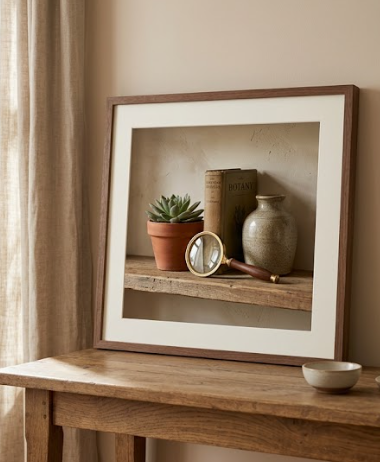
#> input picture image1.png, 380 x 462 px, found by its file name
$ python Imgsub.py
#> lines starting #> are read from the running program, lines starting #| are printed output that depends on the picture
import cv2
import numpy as np


image1 = cv2.imread(r"C:\Users\femia\Desktop\python_game_dev\Opencv\Homework\image1.png" , 1)
#> image1 is the input picture: shape (462, 380, 3); mean B, G, R 104.7, 127.5, 150.5
cv2.imshow("object", image1)
img2 = cv2.imread(r"C:\Users\femia\Desktop\python_game_dev\Opencv\Homework\image2.png" , 1)
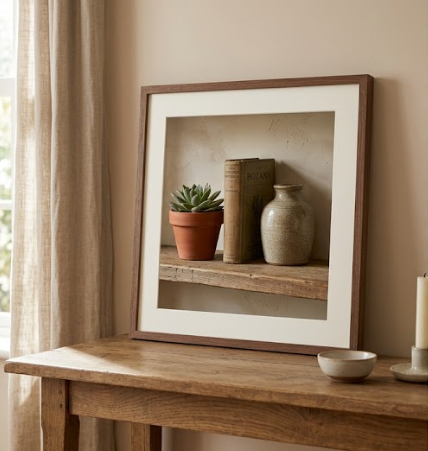
#> input picture image2.png, 428 x 451 px, found by its file name
#> img2 is the input picture: shape (451, 428, 3); mean B, G, R 107.3, 130.5, 153.5
cv2.imshow("no object", img2)
shape = cv2.imread(r"C:\Users\femia\Desktop\python_game_dev\Opencv\Homework\shape.png"  ,  1)
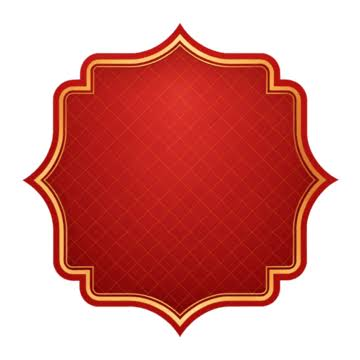
#> input picture shape.png, 360 x 360 px, found by its file name
#> shape is the input picture: shape (360, 360, 3); mean B, G, R 141.3, 146.3, 216.7
cv2.imshow("shape", shape)
image2 = cv2.resize(img2,(380,462))
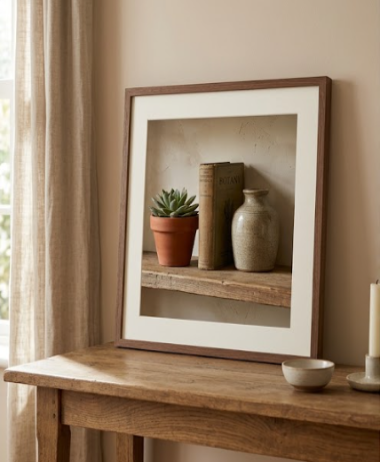
#> image2: shape (462, 380, 3); mean B, G, R 107.2, 130.4, 153.4
cv2.imshow("without",image2)
cv2.waitKey(0)

subres = cv2.subtract(image2,image1)
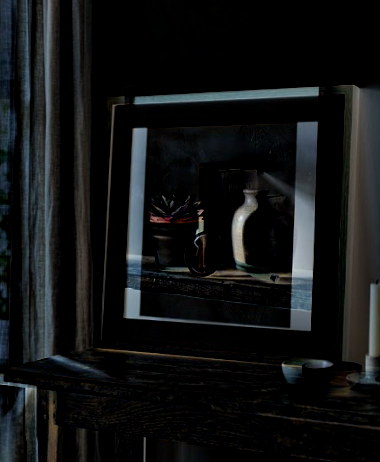
#> subres: shape (462, 380, 3); mean B, G, R 20.1, 19.5, 17.9
cv2.imshow("subresult",subres)
cv2.waitKey(0)

#You could subtract two images from eachother to check any differences in a room if you had to look at two different images from different times

k = np.ones((15,15),np.uint8)
resimg = cv2.erode(shape,k)
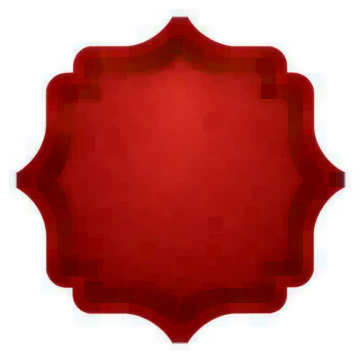
#> resimg: shape (360, 360, 3); mean B, G, R 115.3, 118, 194.9
cv2.imshow("shape",resimg)
cv2.waitKey(0)
